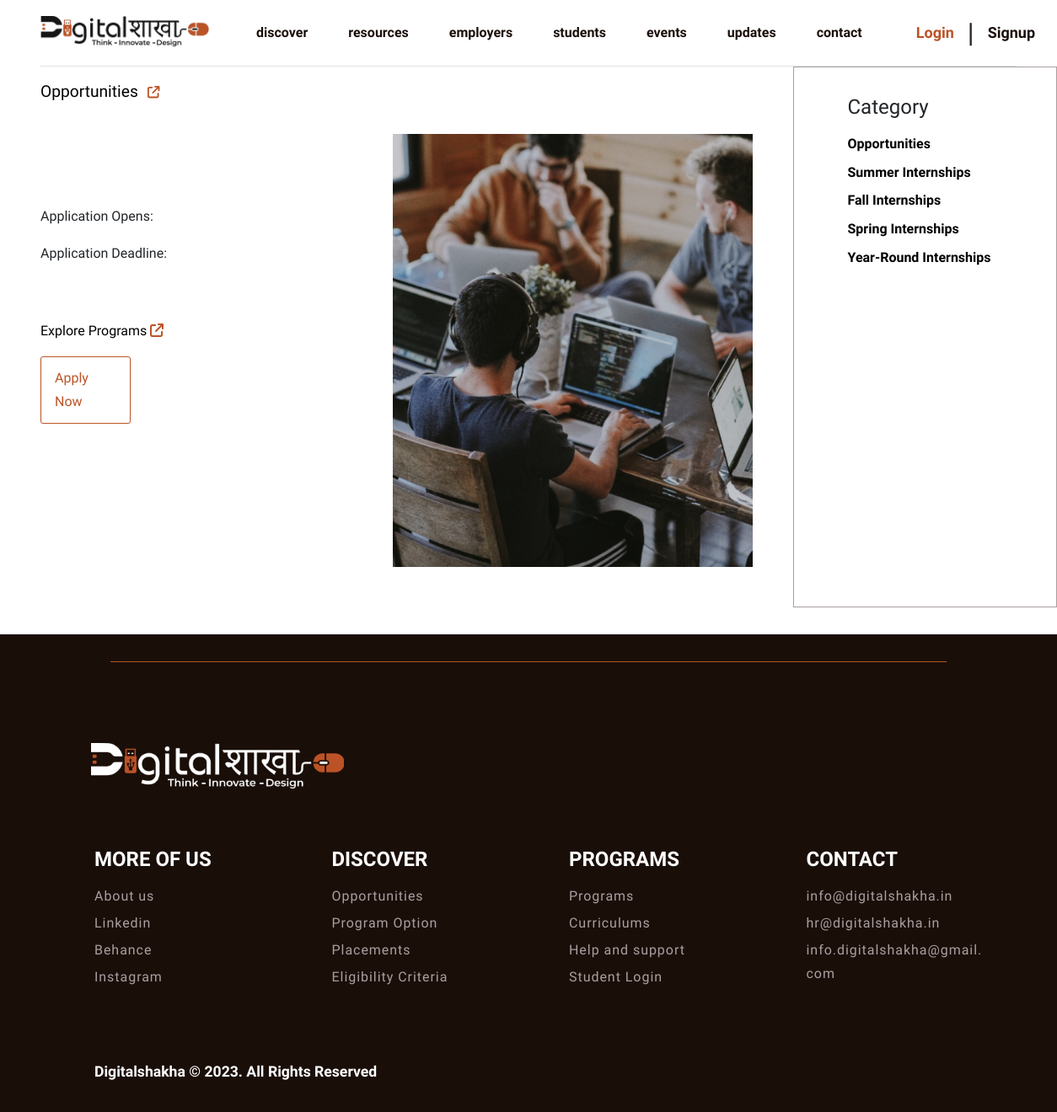
The app's page /placement_view.php with its own data.
### tables this page shows
CREATE TABLE `seasonal_placement_tbl` (
  `placement_id` int(11) NOT NULL,
  `placement_name` varchar(200) NOT NULL,
  `placement_detail` text NOT NULL,
  `placement_description` text NOT NULL,
  `placement_date` varchar(50) NOT NULL,
  `placement_date_deadline` varchar(50) NOT NULL,
  `placement_front_image` varchar(200) NOT NULL,
  `placement_back_image` varchar(200) NOT NULL,
  `placement_status` tinyint(4) NOT NULL DEFAULT 1,
  `created_at` timestamp NOT NULL DEFAULT current_timestamp(),
  `updated_at` timestamp NOT NULL DEFAULT current_timestamp() ON UPDATE current_timestamp()
);

### placement_view.php (the view, shortened to what this page needs)
<?php
require('./includes/header.php');
require('./admin/config/dbcon.php');
?>
<section class="place_view_1">
    <div class="container-fluid">
        <div class="row">
            <div class="col-md-4 left-main">
                <div class="heading">
                    <a href="#!">Opportunities <i class="fa-solid fa-arrow-up-right-from-square"></i></a>
                    <h1><?= $row['placement_name'] ?></h1>
                    <p>Application Opens: <b><?= $row['placement_date'] ?></b></p>
                    <p>Application Deadline: <span><?= $row['placement_date_deadline'] ?></span></p>
                </div>
                <div class="des">
                    <a href="./program_option.php">Explore Programs <i class="fa-solid fa-arrow-up-right-from-square"></i></a>
                    <a href="#!">Apply Now</a>
                </div>
            </div>
            <div class="col-md-5 img_area">
                <div class="img">
                    <img src="./assets/images/place_view_bg_1.png" alt="">
                </div>
            </div>
            <div class="col-md-3 category_main">
                <div class="category">
                    <ul>
                        <li>
                            <h2>Category</h2>
                        </li>
                        <li><a href="#!">Opportunities</a></li>
                        <?php
                        $sql = "SELECT * FROM seasonal_placement_tbl WHERE placement_status = 1";
                        $sql_run = mysqli_query($con, $sql);
                        if (mysqli_num_rows($sql_run) > 0) {
                            foreach($sql_run as $data) {
                        ?>
                            <li><a href="./placement_view.php?id=<?=$data['placement_id']?>"><?=$data['placement_name']?></a></li>
                        <?php
                            }
                        }
                        ?>
                    </ul>
                </div>
            </div>
        </div>
    </div>
</section>
<?php require('./includes/footer.php'); ?>
<?php require('./includes/end_html.php'); ?>

### assets/css/header.css (style rules this page uses)
body { font-family: 'Urbanist', sans-serif; }

### assets/css/placement_view.css (style rules this page uses)
.place_view_1 { padding-bottom: 2rem; }
.place_view_1 .left-main { padding-left: 3rem; }
.place_view_1 .left-main .heading { padding: 1rem 0; display: flex; flex-direction: column; }
.place_view_1 .left-main .heading a { text-decoration: none; color: #000; font-size: 1.2rem; margin-bottom: 2rem; line-height: 28px; }
.place_view_1 .left-main .heading a svg { color: #BB5327; margin-left: 0.4rem; font-size: 0.9rem; }
.place_view_1 .left-main .heading h1 { text-decoration: none; color: #000; font-size: 2.3rem; line-height: 40px; padding-top: 3rem; padding-bottom: 2rem; }
.place_view_1 .left-main .heading p { font-size: 1rem; font-weight: 500; line-height: 28px; }
.place_view_1 .left-main .des { padding: 1rem 0; display: flex; flex-direction: column; }
.place_view_1 .left-main .des a { font-size: 1rem; line-height: 28px; font-weight: 500; text-decoration: none; color: #000; padding-bottom: 1rem; }
.place_view_1 .left-main .des a svg { color: #BB5327; }
.place_view_1 .left-main .des a:last-child { padding: 0.7rem 1rem; background-color: transparent; border: 1px solid #BB5327; border-radius: 3px; color: #BB5327; width: 30%; }
.place_view_1 .img_area { padding: 3rem 1rem 1rem 1rem ; }
.place_view_1 .img_area .img { width: 100%; padding: 2rem; height: 100%; }
.place_view_1 .img_area .img img { width: 100%; height: 100%; }
.place_view_1 .category_main { border: 1px solid #AAA0A0; padding: 2rem; }
.place_view_1 .category_main .category { position: relative; }
.place_view_1 .category_main .category ul { list-style: none; }
.place_view_1 .category_main .category ul li h2 { font-size: 1.5rem; font-weight: 400; line-height: 30px; }
.place_view_1 .category_main .category ul li a { font-size: 1rem; font-weight: 600; text-decoration: none; color: #000; }
.place_view_1 .category_main .category ul li { padding-bottom: 0.6rem; }

### records on screen
seasonal_placement_tbl: placement_name "Summer Internships"
seasonal_placement_tbl: placement_name "Fall Internships"
seasonal_placement_tbl: placement_name "Spring Internships"
seasonal_placement_tbl: placement_name "Year-Round Internships"
